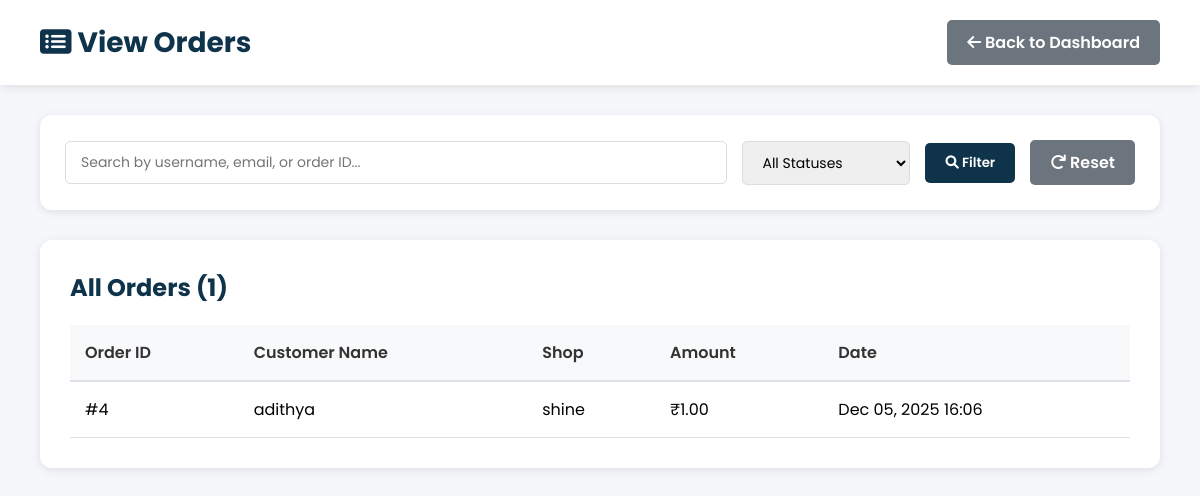
The app's page /admin-panel/orders/ (signed in), older data.
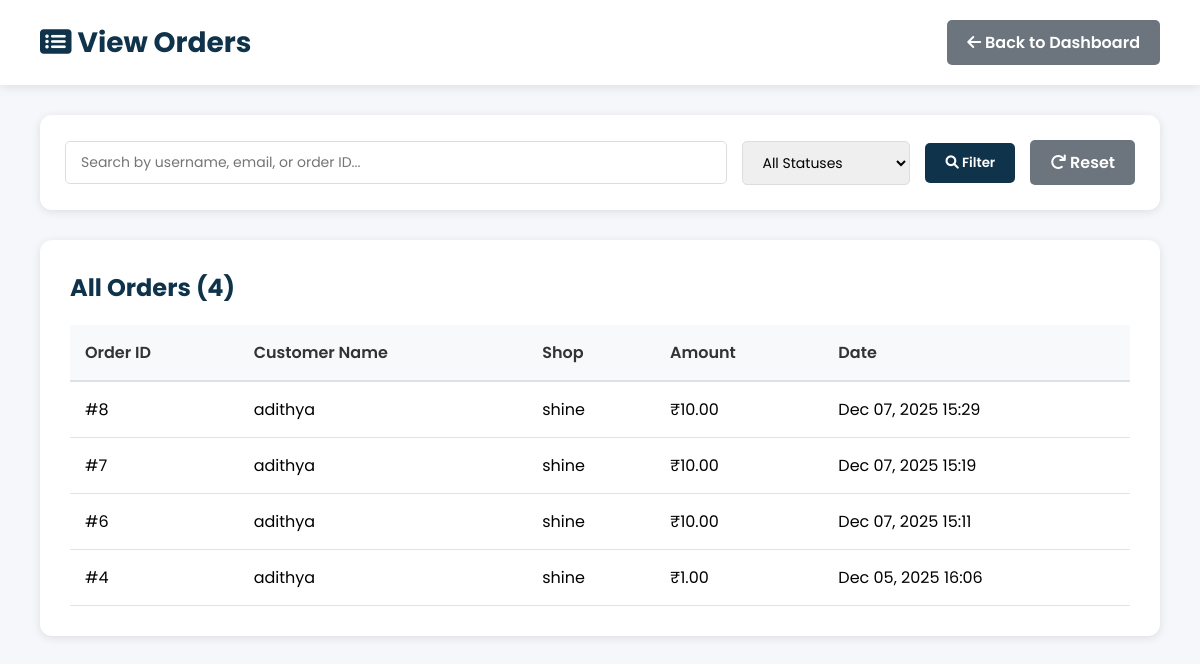
The same page, newer data.
### shop/models.py (models this page shows, shortened)
class Order(models.Model):
    STATUS_CHOICES = [
        ('Pending', 'Pending'),
        ('Washing', 'Washing'),
        ('Drying', 'Drying'),
        ('Ironing', 'Ironing'),
        ('Ready', 'Ready for Pickup'),
        ('Completed', 'Completed'),
    ]
    PAYMENT_CHOICES = [
        ('Pending', 'Pending'),
        ('Completed', 'Completed'),
    ]
    user = models.ForeignKey(User, on_delete=models.CASCADE)
    shop = models.ForeignKey(LaundryShop, on_delete=models.CASCADE)
    branch = models.ForeignKey(Branch, on_delete=models.CASCADE, blank=True, null=True)
    amount = models.DecimalField(max_digits=10, decimal_places=2)
    cloth_status = models.CharField(max_length=20, choices=STATUS_CHOICES, default='Pending')
    payment_status = models.CharField(max_length=20, choices=PAYMENT_CHOICES, default='Pending')
    pickup_date = models.DateTimeField(blank=True, null=True)
    delivery_date = models.DateTimeField(blank=True, null=True)
    delivery_name = models.CharField(max_length=100, blank=True)
    delivery_address = models.TextField(blank=True)
    delivery_phone = models.CharField(max_length=15, blank=True)
    special_instructions = models.TextField(blank=True)
    created_at = models.DateTimeField(default=timezone.now)

class LaundryShop(models.Model):
    name = models.CharField(max_length=100, unique=True)
    email = models.EmailField(unique=True)
    password = models.CharField(max_length=128, blank=True)
    address = models.TextField(blank=True)
    phone = models.CharField(max_length=15, blank=True)
    city = models.CharField(max_length=100, blank=True)
    latitude = models.FloatField(blank=True, null=True)
    longitude = models.FloatField(blank=True, null=True)
    is_approved = models.BooleanField(default=False)
    is_open = models.BooleanField(default=True)
    created_at = models.DateTimeField(default=timezone.now)

### shop/views.py (the view)
# urls.py: path("admin-panel/orders/", views.admin_orders, name="admin_orders"),
@login_required
@user_passes_test(is_staff_user, login_url='login')
def admin_orders(request):
    status_filter = request.GET.get('status', '')
    search_query = request.GET.get('search', '')
    orders = Order.objects.select_related('user', 'shop').order_by('-created_at')
    if status_filter:
        orders = orders.filter(cloth_status=status_filter)
    if search_query:
        orders = orders.filter(
            Q(user__username__icontains=search_query) |
            Q(user__email__icontains=search_query) |
            Q(id__icontains=search_query)
        )
    approved_shops = LaundryShop.objects.filter(is_approved=True)
    orders = orders.filter(shop__is_approved=True)
    context = {
        'orders': orders,
        'status_choices': Order.STATUS_CHOICES,
        'current_status': status_filter,
        'search_query': search_query,
        'all_shops': approved_shops,  # Only approved shops for reassignment
    }
    return render(request, 'admin_orders.html', context)

### shop/views.py (called while the page is built)
def is_staff_user(user):
    return user.is_authenticated and (user.is_staff or user.is_superuser)

### shop/templates/admin_orders.html (shortened to what this page needs)
{% load static %}
<!DOCTYPE html>
<html lang="en">
<head>
    <link rel="stylesheet" href="https://cdnjs.cloudflare.com/ajax/libs/font-awesome/6.0.0-beta3/css/all.min.css">
</head>
<body>
    <div class="admin-header">
        <h1><i class="fas fa-list-alt"></i> {% if title %}{{ title }}{% else %}View Orders{% endif %}</h1>
        <div>
            <a href="{% url 'admin_dashboard' %}" class="btn btn-secondary">
                <i class="fas fa-arrow-left"></i> Back to Dashboard
            </a>
        </div>
    </div>
    <div class="admin-container">
        <div class="filters">
            <form method="get" style="display: flex; gap: 15px; flex-wrap: wrap; width: 100%; align-items: center;">
                <input type="text" name="search" placeholder="Search by username, email, or order ID..." value="{{ search_query }}">
                <select name="status">
                    <option value="">All Statuses</option>
                </select>
                <button type="submit" class="btn btn-primary">
                    <i class="fas fa-search"></i> Filter
                </button>
                <a href="{% url 'admin_orders' %}" class="btn btn-secondary">
                    <i class="fas fa-redo"></i> Reset
                </a>
            </form>
        </div>
        <div class="dashboard-section">
            <h2 style="margin-bottom: 20px; color: var(--primary-color);">
                {% if title %}{{ title }}{% else %}All Orders{% endif %} ({{ orders.count }})
            </h2>
            {% if orders %}
            <table class="data-table">
                <thead>
                    <tr>
                        <th>Order ID</th>
                        <th>Customer Name</th>
                        <th>Shop</th>
                        <th>Amount</th>
                        <th>Date</th>
                    </tr>
                </thead>
                <tbody>
                    {% for order in orders %}
                    <tr>
                        <td>#{{ order.id }}</td>
                        <td>{{ order.user.get_full_name|default:order.user.username }}</td>
                        <td>{{ order.shop.name|default:"N/A" }}</td>
                        <td>₹{{ order.amount|floatformat:2 }}</td>
                        <td>{{ order.created_at|date:"M d, Y H:i" }}</td>
                    </tr>
                    {% endfor %}
                </tbody>
            </table>
            {% else %}
            <div style="text-align: center; padding: 40px; color: #999;">
                <i class="fas fa-inbox" style="font-size: 48px; margin-bottom: 15px; opacity: 0.5;"></i>
                <p>No orders found</p>
            </div>
            {% endif %}
        </div>
    </div>
</body>
</html>

Row changes from the older to the newer data that the page shows:
added Order: id "8", user.get_full_name "adithya", shop.name "shine", amount "10.00", created_at "Dec 07, 2025 15:29"
added Order: id "7", user.get_full_name "adithya", shop.name "shine", amount "10.00", created_at "Dec 07, 2025 15:19"
added Order: id "6", user.get_full_name "adithya", shop.name "shine", amount "10.00", created_at "Dec 07, 2025 15:11"
Text that changed along with them:
{{ orders.count }}: "1" → "4"
